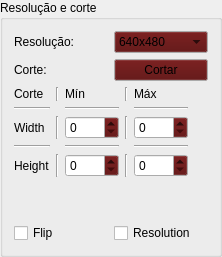
                       <widget class="QGroupBox" name="groupBox_3">
                        <property name="title">
                         <string>Resolução e corte</string>
                        </property>
                        <layout class="QGridLayout" name="gridLayout_57">
                         <item row="0" column="0">
                          <layout class="QGridLayout" name="gridLayout_56">
                           <item row="0" column="0">
                            <layout class="QGridLayout" name="gridLayout_55">
                             <item row="2" column="0">
                              <spacer name="verticalSpacer_9">
                               <property name="orientation">
                                <enum>Qt::Vertical</enum>
                               </property>
                               <property name="sizeHint" stdset="0">
                                <size>
                                 <width>20</width>
                                 <height>40</height>
                                </size>
                               </property>
                              </spacer>
                             </item>
                             <item row="0" column="0">
                              <layout class="QGridLayout" name="gridLayout_7">
                               <item row="0" column="0">
                                <layout class="QHBoxLayout" name="horizontalLayout_4">
                                 <item>
                                  <widget class="QLabel" name="label_7">
                                   <property name="text">
                                    <string>Resolução:</string>
                                   </property>
                                  </widget>
                                 </item>
                                 <item>
                                  <widget class="QComboBox" name="Resolucao">
                                   <property name="palette">
                                    <palette>
                                     <active>
                                      <colorrole role="Button">
                                       <brush brushstyle="SolidPattern">
                                        <color alpha="255">
                                         <red>84</red>
                                         <green>2</green>
                                         <blue>2</blue>
                                        </color>
                                       </brush>
                                      </colorrole>
                                     </active>
                                     <inactive>
                                      <colorrole role="Button">
                                       <brush brushstyle="SolidPattern">
                                        <color alpha="255">
                                         <red>84</red>
                                         <green>2</green>
                                         <blue>2</blue>
                                        </color>
                                       </brush>
                                      </colorrole>
                                     </inactive>
                                     <disabled>
                                      <colorrole role="Button">
                                       <brush brushstyle="SolidPattern">
                                        <color alpha="255">
                                         <red>84</red>
                                         <green>2</green>
                                         <blue>2</blue>
                                        </color>
                                       </brush>
                                      </colorrole>
                                     </disabled>
                                    </palette>
                                   </property>
                                   <item>
                                    <property name="text">
                                     <string>640x480</string>
                                    </property>
                                   </item>
                                   <item>
                                    <property name="text">
                                     <string>800x600</string>
                                    </property>
                                   </item>
                                   <item>
                                    <property name="text">
                                     <string>1024x768</string>
                                    </property>
                                   </item>
                                   <item>
                                    <property name="text">
                                     <string>1280x720</string>
                                    </property>
                                   </item>
                                   <item>
                                    <property name="text">
                                     <string>1920x1080</string>
                                    </property>
                                   </item>
                                  </widget>
                                 </item>
                                </layout>
                               </item>
                               <item row="1" column="0">
                                <layout class="QHBoxLayout" name="horizontalLayout_3">
                                 <item>
                                  <widget class="QLabel" name="label_8">
                                   <property name="text">
                                    <string>Corte:</string>
                                   </property>
                                  </widget>
                                 </item>
                                 <item>
                                  <widget class="QPushButton" name="pushButton_cortar">
                                   <property name="palette">
                                    <palette>
                                     <active>
                                      <colorrole role="Button">
                                       <brush brushstyle="SolidPattern">
                                        <color alpha="255">
                                         <red>84</red>
                                         <green>2</green>
                                         <blue>2</blue>
                                        </color>
                                       </brush>
                                      </colorrole>
                                     </active>
                                     <inactive>
                                      <colorrole role="Button">
                                       <brush brushstyle="SolidPattern">
                                        <color alpha="255">
                                         <red>84</red>
                                         <green>2</green>
                                         <blue>2</blue>
                                        </color>
                                       </brush>
                                      </colorrole>
                                     </inactive>
                                     <disabled>
                                      <colorrole role="Button">
                                       <brush brushstyle="SolidPattern">
                                        <color alpha="255">
                                         <red>84</red>
                                         <green>2</green>
                                         <blue>2</blue>
                                        </color>
                                       </brush>
                                      </colorrole>
                                     </disabled>
                                    </palette>
                                   </property>
                                   <property name="text">
                                    <string>Cortar</string>
                                   </property>
                                  </widget>
                                 </item>
                                </layout>
                               </item>
                              </layout>
                             </item>
                             <item row="1" column="0">
                              <layout class="QGridLayout" name="gridLayout_8">
                               <item row="0" column="0">
                                <layout class="QGridLayout" name="gridLayout_5">
                                 <item row="0" column="0">
                                  <widget class="QLabel" name="label_11">
                                   <property name="text">
                                    <string>Corte</string>
                                   </property>
                                  </widget>
                                 </item>
                                 <item row="2" column="1">
                                  <widget class="Line" name="line_24">
                                   <property name="orientation">
                                    <enum>Qt::Vertical</enum>
                                   </property>
                                  </widget>
                                 </item>
                                 <item row="1" column="0">
                                  <widget class="Line" name="line_30">
                                   <property name="orientation">
                                    <enum>Qt::Horizontal</enum>
                                   </property>
                                  </widget>
                                 </item>
                                 <item row="2" column="0">
                                  <widget class="QLabel" name="label_5">
                                   <property name="text">
                                    <string>Width</string>
                                   </property>
                                  </widget>
                                 </item>
                                 <item row="0" column="3">
                                  <widget class="Line" name="line_27">
                                   <property name="orientation">
                                    <enum>Qt::Vertical</enum>
                                   </property>
                                  </widget>
                                 </item>
                                 <item row="1" column="4">
                                  <widget class="Line" name="line_32">
                                   <property name="orientation">
                                    <enum>Qt::Horizontal</enum>
                                   </property>
                                  </widget>
                                 </item>
                                 <item row="1" column="2">
                                  <widget class="Line" name="line_31">
                                   <property name="orientation">
                                    <enum>Qt::Horizontal</enum>
                                   </property>
                                  </widget>
                                 </item>
                                 <item row="2" column="3">
                                  <widget class="Line" name="line_28">
                                   <property name="orientation">
                                    <enum>Qt::Vertical</enum>
                                   </property>
                                  </widget>
                                 </item>
                                 <item row="4" column="4">
                                  <widget class="QSpinBox" name="spinBox_cut_height">
                                   <property name="palette">
                                    <palette>
                                     <active>
                                      <colorrole role="Button">
                                       <brush brushstyle="SolidPattern">
                                        <color alpha="255">
                                         <red>84</red>
                                         <green>2</green>
                                         <blue>2</blue>
                                        </color>
                                       </brush>
                                      </colorrole>
                                     </active>
                                     <inactive>
                                      <colorrole role="Button">
                                       <brush brushstyle="SolidPattern">
                                        <color alpha="255">
                                         <red>84</red>
                                         <green>2</green>
                                         <blue>2</blue>
                                        </color>
                                       </brush>
                                      </colorrole>
                                     </inactive>
                                     <disabled>
                                      <colorrole role="Button">
                                       <brush brushstyle="SolidPattern">
                                        <color alpha="255">
                                         <red>84</red>
                                         <green>2</green>
                                         <blue>2</blue>
                                        </color>
                                       </brush>
                                      </colorrole>
                                     </disabled>
                                    </palette>
                                   </property>
                                   <property name="maximum">
                                    <number>2000</number>
                                   </property>
                                  </widget>
                                 </item>
                                 <item row="4" column="1">
                                  <widget class="Line" name="line_25">
                                   <property name="orientation">
                                    <enum>Qt::Vertical</enum>
                                   </property>
                                  </widget>
                                 </item>
                                 <item row="4" column="0">
                                  <widget class="QLabel" name="label_6">
                                   <property name="text">
                                    <string>Height</string>
                                   </property>
                                  </widget>
                                 </item>
                                 <item row="4" column="2">
                                  <widget class="QSpinBox" name="spinBox_cut_y">
                                   <property name="palette">
                                    <palette>
                                     <active>
                                      <colorrole role="Button">
                                       <brush brushstyle="SolidPattern">
                                        <color alpha="255">
                                         <red>84</red>
                                         <green>2</green>
                                         <blue>2</blue>
                                        </color>
                                       </brush>
                                      </colorrole>
                                     </active>
                                     <inactive>
                                      <colorrole role="Button">
                                       <brush brushstyle="SolidPattern">
                                        <color alpha="255">
                                         <red>84</red>
                                         <green>2</green>
                                         <blue>2</blue>
                                        </color>
                                       </brush>
                                      </colorrole>
                                     </inactive>
                                     <disabled>
                                      <colorrole role="Button">
                                       <brush brushstyle="SolidPattern">
                                        <color alpha="255">
                                         <red>84</red>
                                         <green>2</green>
                                         <blue>2</blue>
                                        </color>
                                       </brush>
                                      </colorrole>
                                     </disabled>
                                    </palette>
                                   </property>
                                   <property name="maximum">
                                    <number>2000</number>
                                   </property>
                                  </widget>
                                 </item>
                                 <item row="0" column="1">
                                  <widget class="Line" name="line_26">
                                   <property name="orientation">
                                    <enum>Qt::Vertical</enum>
                                   </property>
                                  </widget>
                                 </item>
                                 <item row="4" column="3">
                                  <widget class="Line" name="line_29">
                                   <property name="orientation">
                                    <enum>Qt::Vertical</enum>
                                   </property>
                                  </widget>
                                 </item>
                                 <item row="0" column="4">
                                  <widget class="QLabel" name="label_13">
                                   <property name="text">
                                    <string>Máx</string>
                                   </property>
                                  </widget>
                                 </item>
                                 <item row="2" column="4">
                                  <widget class="QSpinBox" name="spinBox_cut_width">
                                   <property name="palette">
                                    <palette>
                                     <active>
                                      <colorrole role="Button">
                                       <brush brushstyle="SolidPattern">
                                        <color alpha="255">
                                         <red>84</red>
                                         <green>2</green>
                                         <blue>2</blue>
                                        </color>
                                       </brush>
                                      </colorrole>
                                     </active>
                                     <inactive>
                                      <colorrole role="Button">
                                       <brush brushstyle="SolidPattern">
                                        <color alpha="255">
                                         <red>84</red>
                                         <green>2</green>
                                         <blue>2</blue>
                                        </color>
                                       </brush>
                                      </colorrole>
                                     </inactive>
                                     <disabled>
                                      <colorrole role="Button">
                                       <brush brushstyle="SolidPattern">
                                        <color alpha="255">
                                         <red>84</red>
                                         <green>2</green>
                                         <blue>2</blue>
                                        </color>
                                       </brush>
                                      </colorrole>
                                     </disabled>
                                    </palette>
                                   </property>
                                   <property name="maximum">
                                    <number>2000</number>
                                   </property>
                                  </widget>
                                 </item>
                                 <item row="0" column="2">
                                  <widget class="QLabel" name="label_12">
                                   <property name="text">
                                    <string>Mín</string>
                                   </property>
                                  </widget>
                                 </item>
                                 <item row="2" column="2">
                                  <widget class="QSpinBox" name="spinBox_cut_x">
                                   <property name="palette">
                                    <palette>
                                     <active>
                                      <colorrole role="Button">
                                       <brush brushstyle="SolidPattern">
                                        <color alpha="255">
                                         <red>84</red>
                                         <green>2</green>
                                         <blue>2</blue>
                                        </color>
                                       </brush>
                                      </colorrole>
                                     </active>
                                     <inactive>
                                      <colorrole role="Button">
                                       <brush brushstyle="SolidPattern">
                                        <color alpha="255">
                                         <red>84</red>
                                         <green>2</green>
                                         <blue>2</blue>
                                        </color>
                                       </brush>
                                      </colorrole>
                                     </inactive>
                                     <disabled>
                                      <colorrole role="Button">
                                       <brush brushstyle="SolidPattern">
                                        <color alpha="255">
                                         <red>84</red>
                                         <green>2</green>
                                         <blue>2</blue>
                                        </color>
                                       </brush>
                                      </colorrole>
                                     </disabled>
                                    </palette>
                                   </property>
                                   <property name="maximum">
                                    <number>2000</number>
                                   </property>
                                  </widget>
                                 </item>
                                 <item row="3" column="0">
                                  <widget class="Line" name="line_33">
                                   <property name="orientation">
                                    <enum>Qt::Horizontal</enum>
                                   </property>
                                  </widget>
                                 </item>
                                 <item row="3" column="2">
                                  <widget class="Line" name="line_34">
                                   <property name="orientation">
                                    <enum>Qt::Horizontal</enum>
                                   </property>
                                  </widget>
                                 </item>
                                 <item row="3" column="4">
                                  <widget class="Line" name="line_35">
                                   <property name="orientation">
                                    <enum>Qt::Horizontal</enum>
                                   </property>
                                  </widget>
                                 </item>
                                </layout>
                               </item>
                               <item row="0" column="1">
                                <spacer name="verticalSpacer_6">
                                 <property name="orientation">
                                  <enum>Qt::Vertical</enum>
                                 </property>
                                 <property name="sizeHint" stdset="0">
                                  <size>
                                   <width>20</width>
                                   <height>40</height>
                                  </size>
                                 </property>
                                </spacer>
                               </item>
                              </layout>
                             </item>
                            </layout>
                           </item>
                           <item row="1" column="0">
                            <layout class="QGridLayout" name="gridLayout_54">
                             <item row="0" column="0">
                              <widget class="QCheckBox" name="checkBox_flip">
                               <property name="text">
                                <string>Flip</string>
                               </property>
                              </widget>
                             </item>
                             <item row="0" column="1">
                              <widget class="QCheckBox" name="checkBox_resolution">
                               <property name="text">
                                <string>Resolution</string>
                               </property>
                              </widget>
                             </item>
                            </layout>
                           </item>
                          </layout>
                         </item>
                        </layout>
                       </widget>
